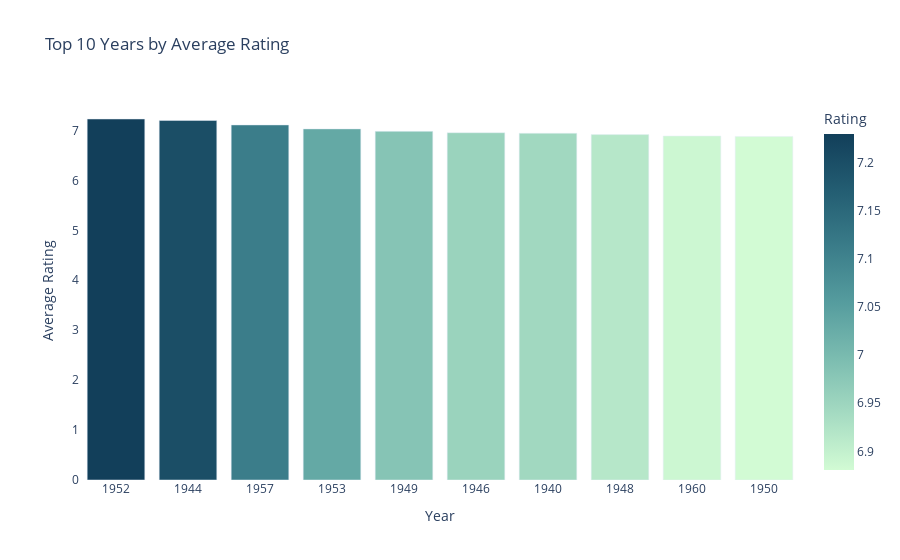

Notebook cell for this chart:
### Code cell
year_avg_rating = imdb.groupby('Year')['Rating'].mean().reset_index()

top_5_years = year_avg_rating.nlargest(10, 'Rating')
fig = px.bar(top_5_years, x='Year', y='Rating', title='Top 10 Years by Average Rating', color = "Rating", color_continuous_scale = "darkmint")
fig.update_xaxes(type='category')  
fig.update_layout(xaxis_title='Year', yaxis_title='Average Rating', plot_bgcolor = 'white')
fig.show()

### Figure 1 — Plotly figure (JSON) as saved in the notebook; plotly's stock layout.template omitted (floating-point values rounded to 4 significant figures)
{"data": [{"alignmentgroup": "True", "hovertemplate": "Year=%{x}<br>Rating=%{marker.color}<extra></extra>", "legendgroup": "", "marker": {"color": [7.229, 7.2, 7.111, 7.031, 6.982, 6.955, 6.944, 6.917, 6.889, 6.881], "coloraxis": "coloraxis", "pattern": {"shape": ""}}, "name": "", "offsetgroup": "", "orientation": "v", "showlegend": false, "textposition": "auto", "type": "bar", "x": [1952, 1944, 1957, 1953, 1949, 1946, 1940, 1948, 1960, 1950], "xaxis": "x", "y": [7.229, 7.2, 7.111, 7.031, 6.982, 6.955, 6.944, 6.917, 6.889, 6.881], "yaxis": "y"}], "layout": {"barmode": "relative", "coloraxis": {"colorbar": {"title": {"text": "Rating"}}, "colorscale": [[0, "rgb(210, 251, 212)"], [0.1667, "rgb(165, 219, 194)"], [0.3333, "rgb(123, 188, 176)"], [0.5, "rgb(85, 156, 158)"], [0.6667, "rgb(58, 124, 137)"], [0.8333, "rgb(35, 93, 114)"], [1, "rgb(18, 63, 90)"]]}, "legend": {"tracegroupgap": 0}, "plot_bgcolor": "white", "title": {"text": "Top 10 Years by Average Rating"}, "xaxis": {"anchor": "y", "domain": [0, 1], "title": {"text": "Year"}, "type": "category"}, "yaxis": {"anchor": "x", "domain": [0, 1], "title": {"text": "Average Rating"}}}}
